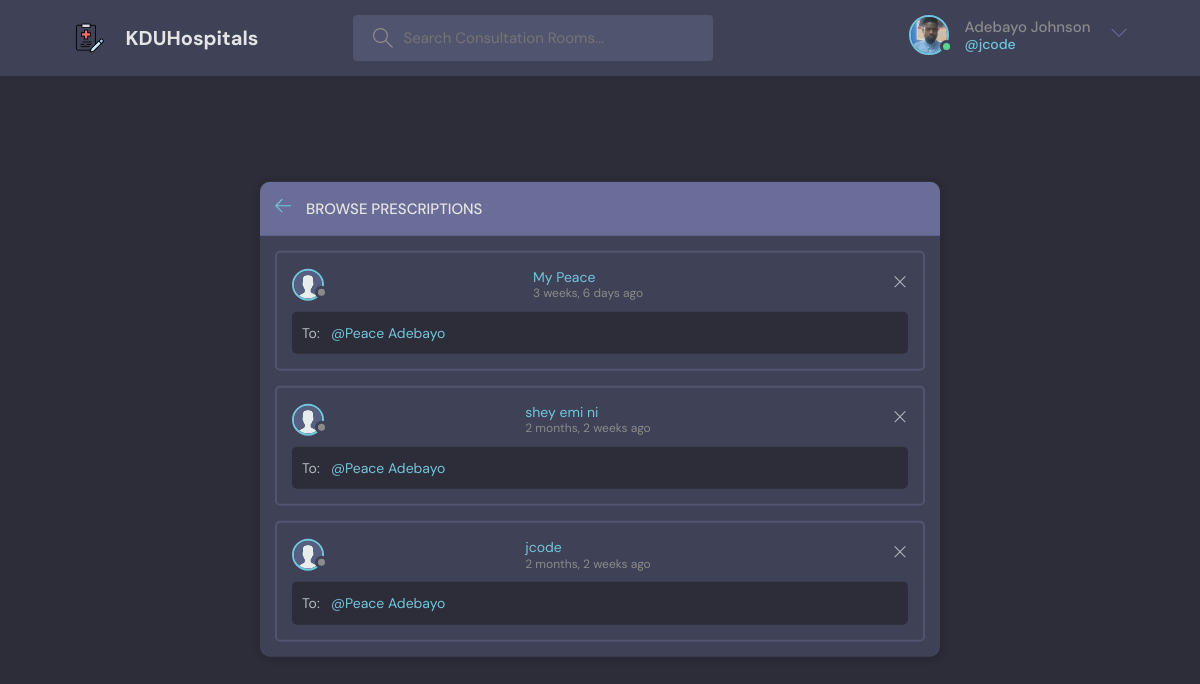
Page /prescriptions/2/ (signed in) on the committed database.
### base/models.py (models this page shows, shortened)
class User(AbstractUser):
    name = models.CharField(max_length=200, null=True)
    email = models.EmailField(unique=True, null=True)
    bio = models.TextField(null=True)
    status = models.CharField(null=True,max_length = 20)
    hospital = models.ForeignKey(Hospital, on_delete=models.SET_NULL, null=True)
    specialisation = models.ForeignKey(Specialisation, on_delete=models.SET_NULL, null=True)
    avatar = models.ImageField(null=True, default="avatar.svg")
    certificate = models.ImageField(null=True, default="avatar.svg")
    gender = models.CharField(null=True,max_length = 20)
    card_number = models.CharField(null=True,max_length = 30)
    active = models.CharField(null=True,max_length = 3)
    created = models.DateTimeField(auto_now_add = True, null=True)
    USERNAME_FIELD = 'email'
    REQUIRED_FIELDS = []

class Prescription(models.Model):
    user = models.ForeignKey(User, on_delete=models.SET_NULL, null=True)
    user1 = models.CharField(max_length = 200, null = True)
    user2 = models.CharField(max_length = 200, null = True)
    title = models.CharField(max_length = 200, null = True)
    prescribed = models.CharField(max_length = 200, null = True)
    created = models.DateTimeField(auto_now_add = True)
    class Meta:
        ordering = ['-created']

### base/views.py (the view)
# urls.py: path('prescriptions/<str:key>/', views.prescribePage, name="prescriptions"),
def prescribePage(request, key):
    user3 = User.objects.get(id=key)
    prescriptions = Prescription.objects.all()
    return render(request, 'base/prescriptions.html', {'user3':user3,'prescriptions': prescriptions})

### base/templates/base/prescriptions.html
{% extends 'main.html' %}
{% block content %}
<main class="create-room layout">
  <div class="container">
    <div class="layout__box">
      <div class="layout__boxHeader">
        <div class="layout__boxTitle">
          <a href="{% url 'home' %}">
            <svg version="1.1" xmlns="http://www.w3.org/2000/svg" width="32" height="32" viewBox="0 0 32 32">
              <title>arrow-left</title>
              <path
                d="M13.723 2.286l-13.723 13.714 13.719 13.714 1.616-1.611-10.96-10.96h27.625v-2.286h-27.625l10.965-10.965-1.616-1.607z">
              </path>
            </svg>
          </a>
          <h3>Browse Prescriptions</h3>
        </div>
      </div>
    {% for prescribes in prescriptions %}
    {% if request.user.email == prescribes.user1 and user3.email == prescribes.user2 or request.user.email == prescribes.user2 and user3.email == prescribes.user1  %}
    {% if request.user.status == 'patient' %}
    <div class="activities__box">
      <div class="activities__boxHeader roomListRoom__header">
        <a href="{% url 'user-profile' prescribes.user.id %}" class="roomListRoom__author">
          <div class="avatar avatar--small">
            <img src="{{prescribes.user.avatar.url}}" />
          </div>
          <p>
            <a href="{% url 'user-prescribe-details' prescribes.id %}" style="margin-left: -40px; font-weight: bolder;">{{prescribes.title}}</a>
            <span style="margin-left: -40px; font-weight: bold;">{{prescribes.created|timesince}} ago</span>
          </p>
        </a>
        <div class="roomListRoom__actions">
          <a href="{% url 'delete-prescriptions' prescribes.id %}">
            <svg version="1.1" xmlns="http://www.w3.org/2000/svg" width="32" height="32" viewBox="0 0 32 32">
              <title>remove</title>
              <path
                d="M27.314 6.019l-1.333-1.333-9.98 9.981-9.981-9.981-1.333 1.333 9.981 9.981-9.981 9.98 1.333 1.333 9.981-9.98 9.98 9.98 1.333-1.333-9.98-9.98 9.98-9.981z"
              ></path>
            </svg>
          </a>
        </div>
      </div>
      <div class="activities__boxContent">
        <div class="activities__boxRoomContent">
           By: &nbsp; <a href="{% url 'user-profile' user3.id %}">@Dr. {{prescribes.user.name}}</a>
        </div>
      </div>
    </div>
    {% else %}
    <div class="activities__box">
      <div class="activities__boxHeader roomListRoom__header">
        <a href="{% url 'user-profile' prescribes.user.id %}" class="roomListRoom__author">
          <div class="avatar avatar--small">
            <img src="{{user3.avatar.url}}" />
          </div>
          <p>
            <a href="{% url 'user-prescribe-details' prescribes.id %}" style="margin-left: -40px;">{{prescribes.title}}</a>
            <span style="margin-left: -40px;">{{prescribes.created|timesince}} ago</span>
          </p>
        </a>
        <div class="roomListRoom__actions">
          <a href="{% url 'delete-prescriptions' prescribes.id %}">
            <svg version="1.1" xmlns="http://www.w3.org/2000/svg" width="32" height="32" viewBox="0 0 32 32">
              <title>remove</title>
              <path
                d="M27.314 6.019l-1.333-1.333-9.98 9.981-9.981-9.981-1.333 1.333 9.981 9.981-9.981 9.98 1.333 1.333 9.981-9.98 9.98 9.98 1.333-1.333-9.98-9.98 9.98-9.981z"
              ></path>
            </svg>
          </a>
        </div>
      </div>
      <div class="activities__boxContent">
        <div class="activities__boxRoomContent">
           To: &nbsp; <a href="{% url 'user-profile' user3.id %}">@{{user3.name}}</a>
        </div>
      </div>
    </div>
    {% endif %}
    {% endif %}
    {% endfor %}
    </div>
  </div>
</main>
{% endblock content %}

### templates/navbar.html (shortened to what this page needs)
{% load static %}
<header class="header header--loggedIn">
    <div class="container">
      <a href="{% url 'home' %}" class="header__logo">
        <img src="{% static 'img/medicals.png' %}" />
        <h1>KDUHospitals</h1>
      </a>
      <form class="header__search" method="GET" action="{% url 'home' %}">
        <label>
          <input type="text" name="q" placeholder="Search Consultation Rooms..." />
        </label>
      </form>
      <nav class="header__menu">
        {% if request.user.is_authenticated %}
        <div class="header__user">
          <a href="{% url 'user-profile' request.user.id %}">
            <div class="avatar avatar--medium active">
              <img src="{{request.user.avatar.url}}" />
            </div>
            <p>{{request.user.name}} <span>@{{request.user.username}}</span></p>
          </a>
          <button class="dropdown-button">
            <svg version="1.1" xmlns="http://www.w3.org/2000/svg" width="32" height="32" viewBox="0 0 32 32">
              <title>chevron-down</title>
              <path d="M16 21l-13-13h-3l16 16 16-16h-3l-13 13z"></path>
            </svg>
          </button>
        </div>
        {% else %}
        <a href="{% url 'login' %}">
          <img src="{% static 'img/avatar.svg' %}" />
          <p>Login</p>
        </a>
        {% endif %}
      </nav>
    </div>
  </header>

### rows in the picture
User: user.avatar (picture), user.name "Adebayo Johnson", user.username "jcode"
Prescription: avatar (placeholder picture), title "My Peace", created "3 weeks, 6 days"
User: name "Peace Adebayo"
Prescription: avatar (placeholder picture), title "shey emi ni", created "2 months, 2 weeks"
Prescription: avatar (placeholder picture), title "jcode", created "2 months, 2 weeks"
